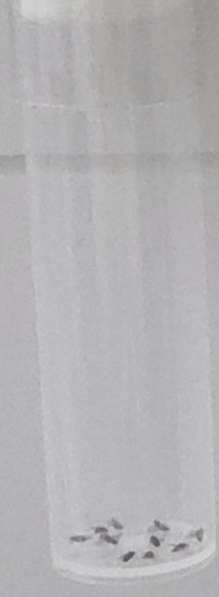
#> input picture dataset_sample/images/frame_000000_tube_1.png, 219 x 597 px
$ python -i single_fly_geometry.py   (imports and definitions only)   (older library calls are emulated)
#> lines starting #> are read from the running program, lines starting #| are printed output that depends on the picture; after the words box and inside, x2 and y2 are one past the last pixel; in counts of white or black regions, pixels touching at a corner belong together
#> further down, picture is the input picture: shape (597, 219, 3); mean B, G, R 180.7, 178.7, 179.8
"""固定六管拍摄布局的自动标定：白色塞子、背景深色终点线、管底参考及轻微平移补偿。"""

from pathlib import Path

import cv2
import numpy as np

from video_utils import open_video, read_frame, video_info


def odd(value):
    return max(3, int(round(value)) | 1)


def propose_geometry(frame):
    """仅适用于六根直立试管、上部白塞、浅背景深横线的当前拍摄协议。失败时不硬猜。"""
    h, w = frame.shape[:2]
#> h = 597; w = 219
    gray = cv2.GaussianBlur(cv2.cvtColor(frame, cv2.COLOR_BGR2GRAY), (odd(w / 215), odd(h / 216)), 0)
    top = cv2.morphologyEx(gray, cv2.MORPH_TOPHAT, cv2.getStructuringElement(cv2.MORPH_RECT, (1, odd(h * 0.112))))
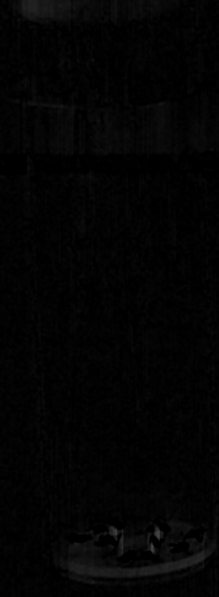
#> top: shape (597, 219); min 0, max 67, mean 3.6
    mask = (top > 10).astype(np.uint8) * 255
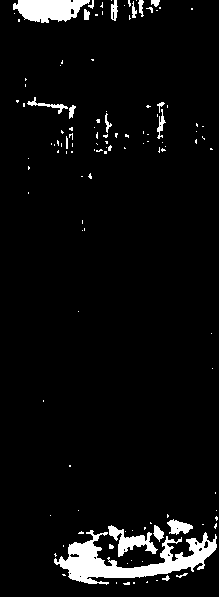
#> mask: shape (597, 219); 5.2% white; 121 white regions (101 under 20 px), largest, box (x1, y1, x2, y2) and area: (54, 530, 217, 585) 3255, (13, 0, 90, 23) 1256, (108, 525, 158, 557) 600
    mask[:round(h * 0.1)] = 0
    mask[round(h * 0.31):] = 0
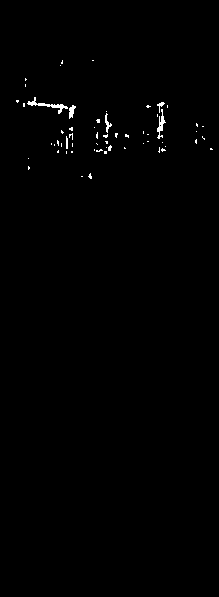
#> mask: shape (597, 219); 0.55% white in thin lines or dots, all inside (x1, y1, x2, y2) = (16, 60, 213, 179)
    mask[:, :round(w * 0.05)] = 0
    mask[:, round(w * 0.9):] = 0
#> mask: shape (597, 219); 0.54% white in thin lines or dots, all inside (x1, y1, x2, y2) = (16, 60, 197, 179)
    mask = cv2.morphologyEx(mask, cv2.MORPH_CLOSE, np.ones((odd(h / 120), odd(w / 91)), np.uint8))
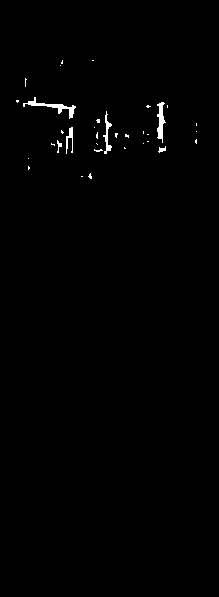
#> mask: shape (597, 219); 0.68% white; 34 white regions (28 under 20 px), largest, box (x1, y1, x2, y2) and area: (23, 97, 76, 119) 246, (157, 102, 166, 143) 193, (103, 111, 112, 154) 136, (66, 127, 73, 154) 92, (57, 140, 62, 153) 30, (158, 146, 166, 153) 30
    mask = cv2.morphologyEx(mask, cv2.MORPH_OPEN, np.ones((5, 9), np.uint8))
#> mask: shape (597, 219); every value is 0
    _, _, stats, _ = cv2.connectedComponentsWithStats(mask)
#> stats = [[0, 0, 219, 597, 130743]]
    caps = sorted([list(map(int, s[:4])) for s in stats[1:]
                   if s[4] > w * h * 0.00024 and w * 0.057 < s[2] < w * 0.146 and s[3] > h * 0.018], key=lambda s: s[0])
#> caps = []
    if len(caps) != 6:
#> (the run stopped early here; a loop or call above may not have finished)

$ run again, on dataset_sample/images/frame_000000_tube_4.png
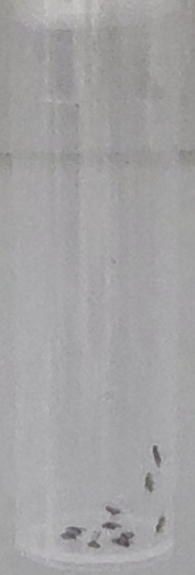
#> input picture dataset_sample/images/frame_000000_tube_4.png, 195 x 575 px
#> picture is the input picture: shape (575, 195, 3); mean B, G, R 163.7, 162.3, 163.4
#> in propose_geometry, `mask = (top > 10).astype(np.uint8) * 255`:
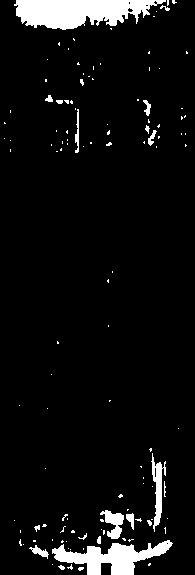
#> mask: shape (575, 195); 6.3% white; 119 white regions (100 under 20 px), largest, box (x1, y1, x2, y2) and area: (14, 0, 166, 30) 3102, (52, 540, 173, 575) 1984, (151, 453, 166, 532) 489
#> in propose_geometry, `mask[round(h * 0.31):] = 0`:
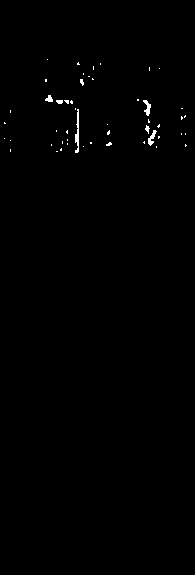
#> mask: shape (575, 195); 0.46% white in thin lines or dots, all inside (x1, y1, x2, y2) = (4, 59, 187, 153)
#> stats = [[0, 0, 195, 575, 112125]]
#> caps = []
